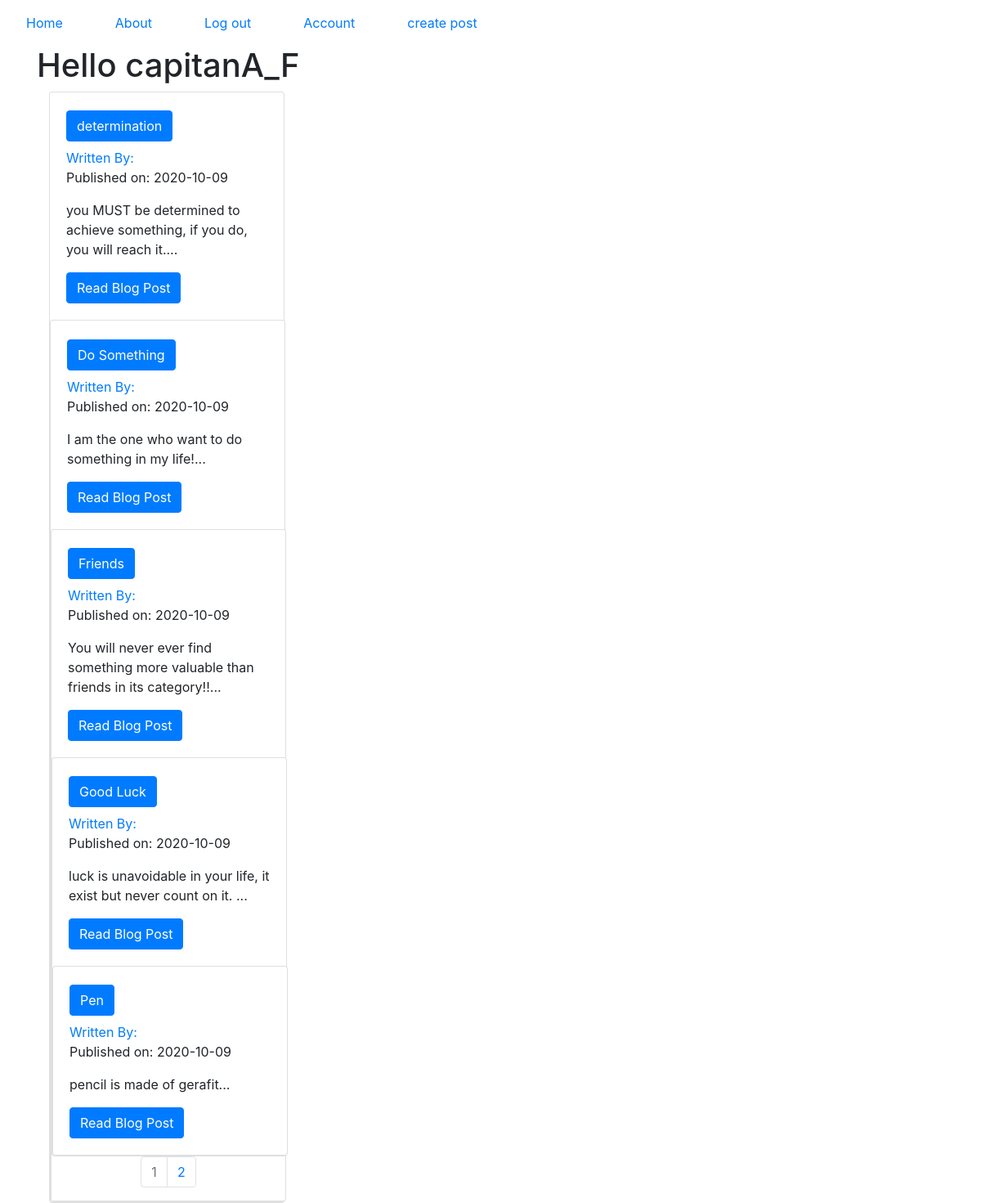
The app's page / (signed in) with its own data.
### puppyblog/models.py (models this page shows, shortened)
class User(db.Model, UserMixin):
    __tablename__ = "users"
    id = db.Column(db.Integer, unique=True, primary_key=True)
    user_name = db.Column(db.String(64), nullable=False, unique=True, index=True)
    email = db.Column(db.String(64), nullable=False, unique=True, index=True)
    hash_password = db.Column(db.String(128), unique=True, nullable=False)
    profile_image = db.Column(db.String(64), default='default_profile.png')
    blog_post = db.relationship('BlogPost', backref='Author', lazy=True)

class BlogPost(db.Model):
    __tabelname__ = "blogposts"
    users = db.relationship(User)
    id = db.Column(db.Integer, unique=True, primary_key=True)
    user_id = db.Column(db.Integer, db.ForeignKey("users.id"), nullable=False)
    title = db.Column(db.String(128), nullable=False)
    date = db.Column(db.DateTime, nullable=True, default=datetime.utcnow())
    body = db.Column(db.Text(), nullable=False)

### puppyblog/core/views.py (the view)
@core.route("/")
def index():
    page = request.args.get('page', 1, type=int)
    blog_posts = BlogPost.query.order_by(BlogPost.date.desc()).paginate(page=page, per_page=5)
    return render_template("index.html", blog_posts=blog_posts)

### puppyblog/models.py (called while the page is built)
@login_manager.user_loader
def user_loader(user_id):
    return User.query.get(user_id)

### puppyblog/templates/index.html
{%extends "base.html"%}
{%block content%}
{%if current_user.is_authenticated%}
<h1>Hello {{current_user.user_name}}</h1>
<div class="container">
    {%for post in blog_posts.items%}
    <div class="card" style="width: 18rem;">
        <div class="card-body">
            <h2><a href="{{url_for('blog_posts.view', blog_post_id=post.id)}}"
                   class="btn btn-primary">{{post.title}} </a></h2>
            <a href="{{ url_for('users.user_post', user_name=post.Author.user_name) }}">Written By: {{
                post.Author.username }}</a>
            <p>Published on: {{ post.date.strftime('%Y-%m-%d') }}</p>
            <p class="card-text">{{post.body[:100]}}...</p>
            <a href="{{ url_for('blog_posts.view', blog_post_id=post.id) }}" class="btn btn-primary">Read Blog
                Post</a>
        </div>
        {%endfor%}
    </div>
</div>
<nav aria-label="Page navigation example">
    <ul class="pagination justify-content-center">
        {% for page_num in blog_posts.iter_pages(left_edge=1, right_edge=1, left_current=1, right_current=2) %}
        {% if blog_posts.page == page_num %}
        <li class="page-item disabled">
            <a class="page-link" href="{{ url_for('core.index', page=page_num) }}">{{ page_num }}</a></li>
        {% else %}
        <li class="page-item"><a class="page-link" href="{{ url_for('core.index', page=page_num) }}">{{ page_num
            }}</a></li>
        {% endif %}
        {% endfor %}
    </ul>
</nav>
{%else%}
<div class="jumbotron">
    <h1>Hello, wellcome to puppy blog!</h1>
    <h4>please register or login to see the Posts!</h4>
</div>
{%endif%}
{%endblock%}

### puppyblog/templates/base.html (shortened to what this page needs)
<!DOCTYPE html>
<html lang="en">
<head>
    <link rel="stylesheet" href="https://stackpath.bootstrapcdn.com/bootstrap/4.5.2/css/bootstrap.min.css"
>
</head>
<body>
<ul class="nav">
    <li class="nav-link">
        <a class="nav-link active" href="{{url_for('core.index')}}">Home</a>
    </li>
    <li class="nav-link">
        <a class="nav-link" href="{{url_for('core.info')}}">About</a>
    </li>
    {%if current_user.is_authenticated%}
    <li class="nav-link">
        <a class="nav-link" href="{{url_for('users.logout')}}">Log out</a>
    </li>
    <li class="nav-link">
        <a class="nav-link" href="{{url_for('users.account')}}">Account</a>
    </li>
    <li class="nav-link">
        <a class="nav-link" href="{{url_for('blog_posts.create_blog_post')}}">create post</a>
    </li>
    {%else%}
    <li class="nav-link"><a class="nav-link" href="{{url_for('users.login')}}">Login</a></li>
    <li class="nav-link"><a class="nav-link" href="{{url_for('users.register')}}">Register</a></li>
    {%endif%}
</ul>
<div class="container">
    {%block content%}
    {%endblock%}
</div>
</body>
</html>

### records on screen
User: user_name "capitanA_F"
BlogPost: title "determination", date "2020-10-09", body "you MUST be determined to achieve something, if you do, you will reach it."
BlogPost: title "Do Something", date "2020-10-09", body "I am the one who want to do something in my life!"
BlogPost: title "Friends", date "2020-10-09", body "You will never ever find something more valuable than friends in its category!!"
BlogPost: title "Good Luck", date "2020-10-09", body "luck is unavoidable in your life, it exist but never count on it."
BlogPost: title "Pen", date "2020-10-09", body "pencil is made of gerafit"

### other values on screen
{{ page_num }} "1"
{{ page_num }} "2"
